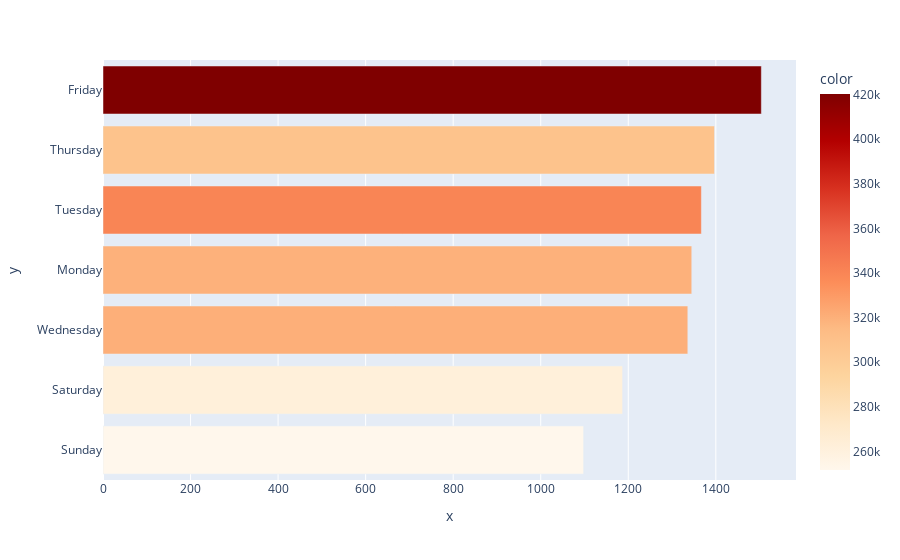

Source (notebook cell):
### Code cell
px.bar(df,y = days.index,x = days,color_continuous_scale='orrd',
       orientation='h',color = puplished_day_views_norm)

### Figure 1 — Plotly figure (JSON) as saved in the notebook; plotly's stock layout.template omitted (floating-point values rounded to 4 significant figures)
{"data": [{"alignmentgroup": "True", "hovertemplate": "x=%{x}<br>y=%{y}<br>color=%{marker.color}<extra></extra>", "legendgroup": "", "marker": {"color": [251600.0, 262000.0, 320200.0, 319500.0, 340300.0, 308000.0, 420300.0], "coloraxis": "coloraxis", "pattern": {"shape": ""}}, "name": "", "offsetgroup": "", "orientation": "h", "showlegend": false, "textposition": "auto", "type": "bar", "x": [1098, 1187, 1336, 1345, 1367, 1397, 1504], "xaxis": "x", "y": ["Sunday", "Saturday", "Wednesday", "Monday", "Tuesday", "Thursday", "Friday"], "yaxis": "y"}], "layout": {"barmode": "relative", "coloraxis": {"colorbar": {"title": {"text": "color"}}, "colorscale": [[0, "rgb(255,247,236)"], [0.125, "rgb(254,232,200)"], [0.25, "rgb(253,212,158)"], [0.375, "rgb(253,187,132)"], [0.5, "rgb(252,141,89)"], [0.625, "rgb(239,101,72)"], [0.75, "rgb(215,48,31)"], [0.875, "rgb(179,0,0)"], [1, "rgb(127,0,0)"]]}, "legend": {"tracegroupgap": 0}, "margin": {"t": 60}, "xaxis": {"anchor": "y", "domain": [0, 1], "title": {"text": "x"}}, "yaxis": {"anchor": "x", "domain": [0, 1], "title": {"text": "y"}}}}
